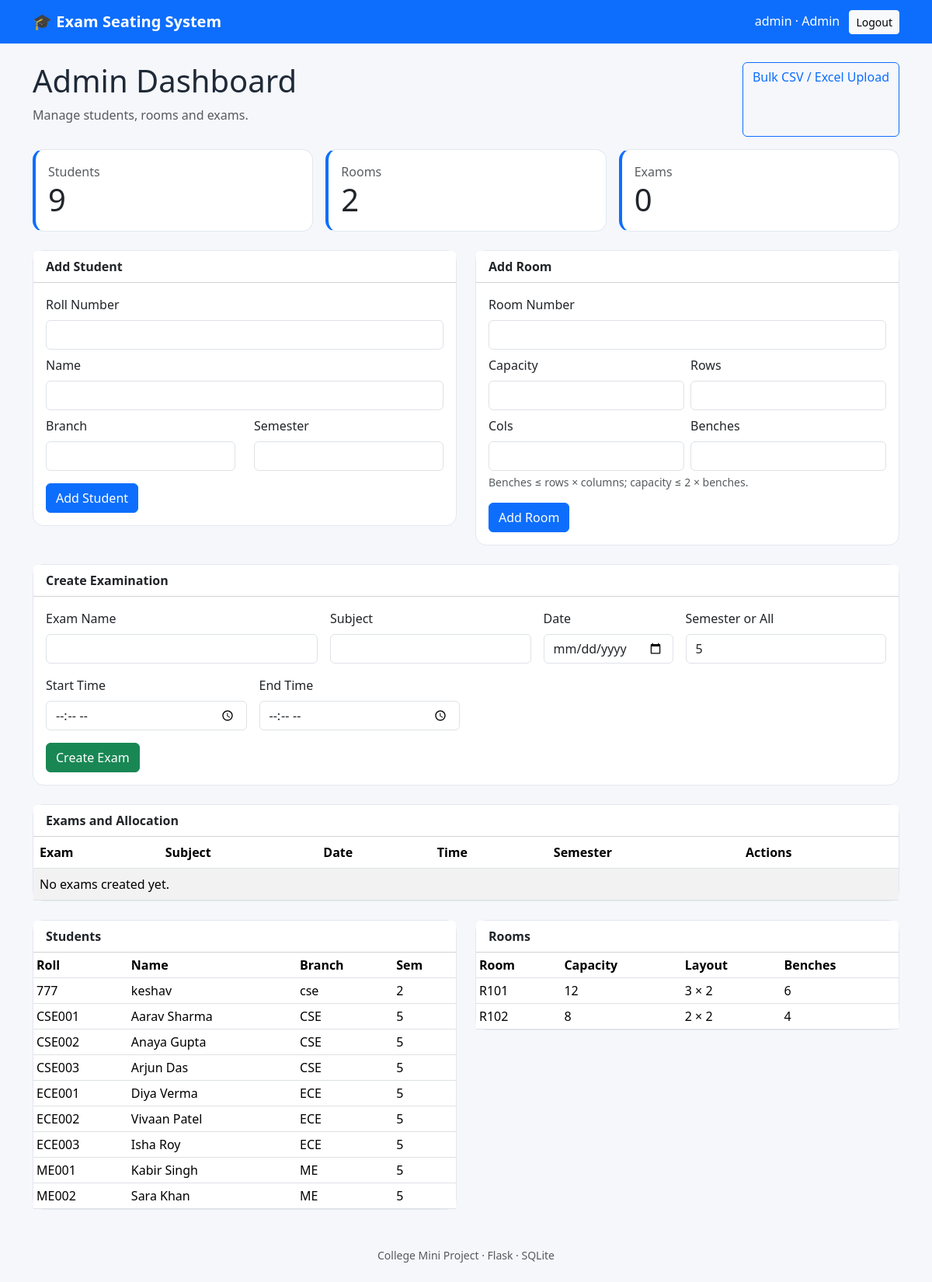
The page /admin (signed in) on the database its author committed.
### models.py (models this page shows)
class User(UserMixin, db.Model):
    id = db.Column(db.Integer, primary_key=True)
    username = db.Column(db.String(80), unique=True, nullable=False)
    password_hash = db.Column(db.String(255), nullable=False)
    role = db.Column(db.String(20), nullable=False, default="student")
    roll_no = db.Column(db.String(40), nullable=True)

class Student(db.Model):
    id = db.Column(db.Integer, primary_key=True)
    roll_no = db.Column(db.String(40), unique=True, nullable=False, index=True)
    name = db.Column(db.String(120), nullable=False)
    branch = db.Column(db.String(60), nullable=False)
    semester = db.Column(db.String(20), nullable=False)

class Room(db.Model):
    id = db.Column(db.Integer, primary_key=True)
    room_no = db.Column(db.String(40), unique=True, nullable=False)
    capacity = db.Column(db.Integer, nullable=False)
    rows = db.Column(db.Integer, nullable=False)
    cols = db.Column(db.Integer, nullable=False)
    benches = db.Column(db.Integer, nullable=False)

### app.py (the view)
@app.route("/admin")
@role_required("admin")
def admin_dashboard():
    return render_template("admin_dashboard.html",
        student_count=Student.query.count(), room_count=Room.query.count(),
        exam_count=Exam.query.count(), students=Student.query.order_by(Student.roll_no).all(),
        rooms=Room.query.order_by(Room.room_no).all(),
        exams=Exam.query.order_by(Exam.exam_date.desc()).all())

### app.py (called while the page is built)
@login_manager.user_loader
def load_user(user_id):
    return db.session.get(User, int(user_id))

def role_required(*roles):
    from functools import wraps
    def decorate(fn):
        @wraps(fn)
        @login_required
        def wrapped(*args, **kwargs):
            if current_user.role not in roles:
                flash("You do not have permission to open that page.", "danger")
                return redirect(url_for("home"))
            return fn(*args, **kwargs)
        return wrapped
    return decorate

### templates/admin_dashboard.html
{% extends "base.html" %}{% block title %}Admin Dashboard{% endblock %}{% block content %}
<div class="d-flex justify-content-between flex-wrap mb-3"><div><h1>Admin Dashboard</h1><p class="text-muted">Manage students, rooms and exams.</p></div><a class="btn btn-outline-primary" href="{{ url_for('upload') }}">Bulk CSV / Excel Upload</a></div>
<div class="row g-3 mb-4">{% for label,value in [('Students',student_count),('Rooms',room_count),('Exams',exam_count)] %}<div class="col-md-4"><div class="card metric"><div class="card-body"><div class="text-muted">{{ label }}</div><div class="display-6">{{ value }}</div></div></div></div>{% endfor %}</div>
<div class="row g-4"><div class="col-lg-6"><div class="card"><div class="card-header">Add Student</div><div class="card-body"><form method="post" action="{{ url_for('add_student') }}">
<div class="mb-2"><label class="form-label">Roll Number</label><input class="form-control" name="roll_no" required></div><div class="mb-2"><label class="form-label">Name</label><input class="form-control" name="name" required></div>
<div class="row"><div class="col"><label class="form-label">Branch</label><input class="form-control" name="branch" required></div><div class="col"><label class="form-label">Semester</label><input class="form-control" name="semester" required></div></div><button class="btn btn-primary mt-3">Add Student</button></form></div></div></div>
<div class="col-lg-6"><div class="card"><div class="card-header">Add Room</div><div class="card-body"><form method="post" action="{{ url_for('add_room') }}">
<label class="form-label">Room Number</label><input class="form-control mb-2" name="room_no" required><div class="row g-2">
{% for field in ['capacity','rows','cols','benches'] %}<div class="col-6"><label class="form-label">{{ field|title }}</label><input class="form-control" type="number" min="1" name="{{ field }}" required></div>{% endfor %}</div>
<div class="form-text">Benches ≤ rows × columns; capacity ≤ 2 × benches.</div><button class="btn btn-primary mt-3">Add Room</button></form></div></div></div></div>
<div class="card my-4"><div class="card-header">Create Examination</div><div class="card-body"><form method="post" action="{{ url_for('create_exam') }}"><div class="row g-3">
<div class="col-md-4"><label class="form-label">Exam Name</label><input class="form-control" name="name" required></div><div class="col-md-3"><label class="form-label">Subject</label><input class="form-control" name="subject" required></div><div class="col-md-2"><label class="form-label">Date</label><input class="form-control" type="date" name="exam_date" required></div><div class="col-md-3"><label class="form-label">Semester or All</label><input class="form-control" name="semester" value="5" required></div>
<div class="col-md-3"><label class="form-label">Start Time</label><input class="form-control" type="time" name="start_time" required></div><div class="col-md-3"><label class="form-label">End Time</label><input class="form-control" type="time" name="end_time" required></div></div><button class="btn btn-success mt-3">Create Exam</button></form></div></div>
<div class="card mb-4"><div class="card-header">Exams and Allocation</div><div class="table-responsive"><table class="table table-striped mb-0"><thead><tr><th>Exam</th><th>Subject</th><th>Date</th><th>Time</th><th>Semester</th><th>Actions</th></tr></thead><tbody>
{% for exam in exams %}<tr><td>{{ exam.name }}</td><td>{{ exam.subject }}</td><td>{{ exam.exam_date }}</td><td>{{ exam.start_time }}–{{ exam.end_time }}</td><td>{{ exam.semester }}</td><td class="d-flex gap-2"><form method="post" action="{{ url_for('generate_seating',exam_id=exam.id) }}"><button class="btn btn-sm btn-primary">Generate Seats</button></form><a class="btn btn-sm btn-outline-secondary" href="{{ url_for('reports',exam_id=exam.id) }}">Report</a></td></tr>{% else %}<tr><td colspan="6">No exams created yet.</td></tr>{% endfor %}</tbody></table></div></div>
<div class="row g-4"><div class="col-lg-6"><div class="card"><div class="card-header">Students</div><div class="table-responsive"><table class="table table-sm mb-0"><tr><th>Roll</th><th>Name</th><th>Branch</th><th>Sem</th></tr>{% for s in students %}<tr><td>{{ s.roll_no }}</td><td>{{ s.name }}</td><td>{{ s.branch }}</td><td>{{ s.semester }}</td></tr>{% endfor %}</table></div></div></div>
<div class="col-lg-6"><div class="card"><div class="card-header">Rooms</div><div class="table-responsive"><table class="table table-sm mb-0"><tr><th>Room</th><th>Capacity</th><th>Layout</th><th>Benches</th></tr>{% for r in rooms %}<tr><td>{{ r.room_no }}</td><td>{{ r.capacity }}</td><td>{{ r.rows }} × {{ r.cols }}</td><td>{{ r.benches }}</td></tr>{% endfor %}</table></div></div></div></div>
{% endblock %}

### templates/base.html (shortened to what this page needs)
<!doctype html>
<html lang="en"><head><meta charset="utf-8"><meta name="viewport" content="width=device-width, initial-scale=1">
<link href="https://cdn.jsdelivr.net/npm/bootstrap@5.3.3/dist/css/bootstrap.min.css" rel="stylesheet">
<link href="{{ url_for('static', filename='style.css') }}" rel="stylesheet"></head>
<body><nav class="navbar navbar-dark bg-primary"><div class="container">
<a class="navbar-brand fw-bold" href="{{ url_for('home') }}">🎓 Exam Seating System</a>
{% if current_user.is_authenticated %}<div class="text-white">{{ current_user.username }} · {{ current_user.role|title }} <a class="btn btn-sm btn-light ms-2" href="{{ url_for('logout') }}">Logout</a></div>{% endif %}
</div></nav><main class="container py-4">
{% block content %}{% endblock %}</main><footer class="text-center text-muted py-4 small">College Mini Project · Flask · SQLite</footer>
<script src="https://cdn.jsdelivr.net/npm/bootstrap@5.3.3/dist/js/bootstrap.bundle.min.js"></script></body></html>

### static/style.css (style rules this page uses)
body { background:#f5f7fb;color:#1f2937 }
.card { border:1px solid #e2e8f0;border-radius:14px }
.card-header { background:#fff;font-weight:600 }
.metric { border-left:4px solid #0d6efd }
table { vertical-align:middle!important }

### rows shown on the page
User: username "admin", role "Admin"
Student: roll_no "777", name "keshav", branch "cse", semester "2"
Student: roll_no "CSE001", name "Aarav Sharma", branch "CSE", semester "5"
Student: roll_no "CSE002", name "Anaya Gupta", branch "CSE", semester "5"
Student: roll_no "CSE003", name "Arjun Das", branch "CSE", semester "5"
Student: roll_no "ECE001", name "Diya Verma", branch "ECE", semester "5"
Student: roll_no "ECE002", name "Vivaan Patel", branch "ECE", semester "5"
Student: roll_no "ECE003", name "Isha Roy", branch "ECE", semester "5"
Student: roll_no "ME001", name "Kabir Singh", branch "ME", semester "5"
Student: roll_no "ME002", name "Sara Khan", branch "ME", semester "5"
Room: room_no "R101", capacity "12", rows "3", cols "2", benches "6"
Room: room_no "R102", capacity "8", rows "2", cols "2", benches "4"

### other values the page prints
{{ label }} "Students" "Rooms" "Exams"
{{ value }} "9" "2" "0"
{{ field|title }} "Capacity" "Rows" "Cols" "Benches"
